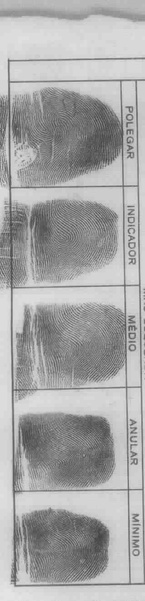
#> input picture Cut_Biometry_unificando/cutted_colums_raw/Ficha1_colum1_5.jpg, 145 x 601 px, shrunk from 319 x 1323 before the run
$ python -i Colum_Filter.py   (imports and definitions only)
#> lines starting #> are read from the running program, lines starting #| are printed output that depends on the picture; after the words box and inside, x2 and y2 are one past the last pixel; in counts of white or black regions, pixels touching at a corner belong together
import cv2
import numpy as np
import os
from glob import glob
from matplotlib import pyplot as plt

# Diretório com as imagens
input_dir = "cutted_colums_raw"

# Lista de imagens enviadas
image_paths = sorted(glob(os.path.join(input_dir, "*.jpg")))

# Filtro potente e refinado para realçar digitais
def enhance_fingerprints(image_path, output_path):
    # Carregar imagem
#> called with image_path = 'cutted_colums_raw/Ficha1_colum1_5.jpg', output_path = 'out.png'
    img = cv2.imread(image_path)
#> img is the input picture: shape (601, 145, 3); min 66, max 229, mean 166.9
    if img is None:
        print(f"Erro ao ler imagem: {image_path}")
        return

    gray = cv2.cvtColor(img, cv2.COLOR_BGR2GRAY)

    # Binarização adaptativa para melhor definição das digitais
    thresh = cv2.adaptiveThreshold(gray, 255, cv2.ADAPTIVE_THRESH_GAUSSIAN_C,
                                   cv2.THRESH_BINARY_INV, 41, 8)
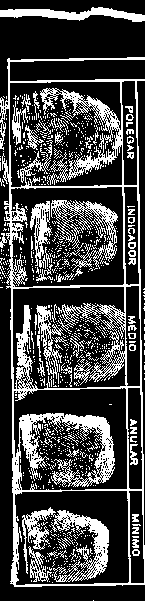
#> thresh: shape (601, 145); 27.5% white in thin lines or dots

    # Kernel para linhas verticais e horizontais
    vertical_kernel = cv2.getStructuringElement(cv2.MORPH_RECT, (1, 25))
    horizontal_kernel = cv2.getStructuringElement(cv2.MORPH_RECT, (25, 1))

    # Detectar linhas
    vertical_lines = cv2.morphologyEx(thresh, cv2.MORPH_OPEN, vertical_kernel)
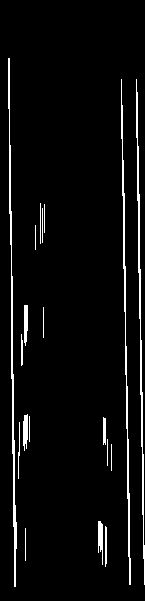
#> vertical_lines: shape (601, 145); 4.5% white in thin lines or dots, all inside (x1, y1, x2, y2) = (8, 58, 145, 587)
    horizontal_lines = cv2.morphologyEx(thresh, cv2.MORPH_OPEN, horizontal_kernel)
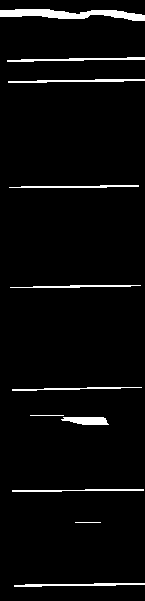
#> horizontal_lines: shape (601, 145); 3.7% white; 11 white regions, largest, box (x1, y1, x2, y2) and area: (0, 9, 145, 21) 989, (7, 57, 145, 62) 322, (8, 79, 145, 83) 313

    # Combinar linhas verticais e horizontais
    all_lines = cv2.bitwise_or(vertical_lines, horizontal_lines)
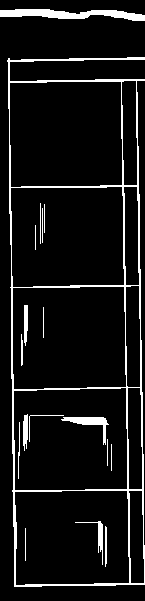
#> all_lines: shape (601, 145); 8.1% white; 18 white regions, largest, box (x1, y1, x2, y2) and area: (7, 57, 145, 587) 4739, (0, 9, 145, 21) 989, (61, 417, 109, 445) 360

    # Remover linhas combinadas da imagem binarizada
    fingerprints_only = cv2.bitwise_and(thresh, cv2.bitwise_not(all_lines))
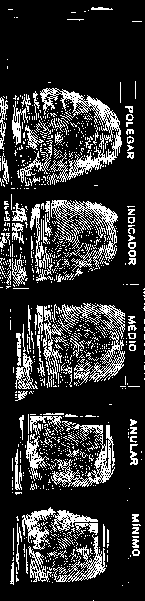
#> fingerprints_only: shape (601, 145); 19.4% white in thin lines or dots

    # Remover pequenos ruídos
    kernel_small = cv2.getStructuringElement(cv2.MORPH_ELLIPSE, (3, 3))
    fingerprints_only = cv2.morphologyEx(fingerprints_only, cv2.MORPH_OPEN, kernel_small)
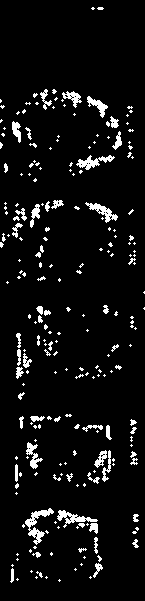
#> fingerprints_only: shape (601, 145); 6.1% white; 232 white regions (171 under 20 px), largest, box (x1, y1, x2, y2) and area: (25, 508, 54, 545) 335, (57, 510, 98, 528) 247, (76, 155, 115, 170) 236

    # Dilatação final para destacar digitais
    kernel_dilate = cv2.getStructuringElement(cv2.MORPH_ELLIPSE, (6, 6))
    fingerprints_only = cv2.dilate(fingerprints_only, kernel_dilate, iterations=1)
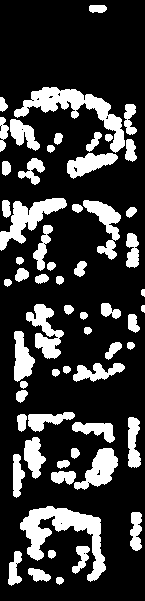
#> fingerprints_only: shape (601, 145); 22.3% white; 61 white regions, largest, box (x1, y1, x2, y2) and area: (20, 506, 106, 582) 2313, (14, 87, 125, 153) 2053, (0, 198, 67, 251) 1307

    # Salvar resultado
    cv2.imwrite(output_path, fingerprints_only)
    return fingerprints_only


# [7 lines of commented-out code are left out]

>>> result = enhance_fingerprints('cutted_colums_raw/Ficha1_colum1_5.jpg', 'out.png')

$ run again, on Cut_Biometry_unificando/cutted_colums_raw/Ficha2_colum1_5.jpg
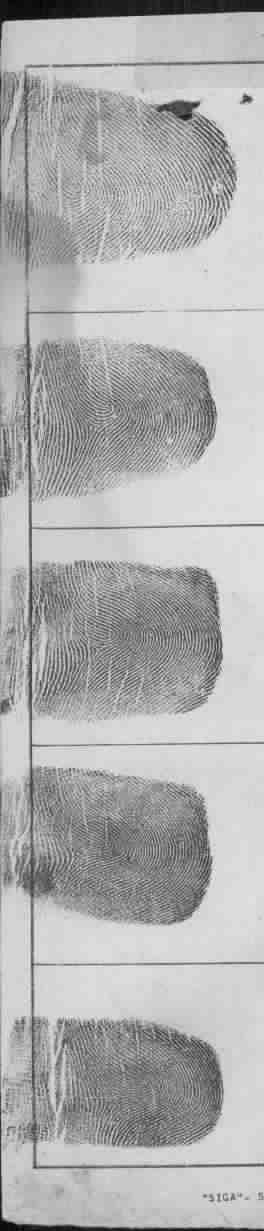
#> input picture Cut_Biometry_unificando/cutted_colums_raw/Ficha2_colum1_5.jpg, 264 x 1231 px
#> in enhance_fingerprints, img is the input picture: shape (1231, 264, 3); min 0, max 252, mean 176.7
#> in enhance_fingerprints, `thresh = cv2.adaptiveThreshold(gray, 255, cv2.ADAPTIVE_THRESH_GAUSSIAN..`:
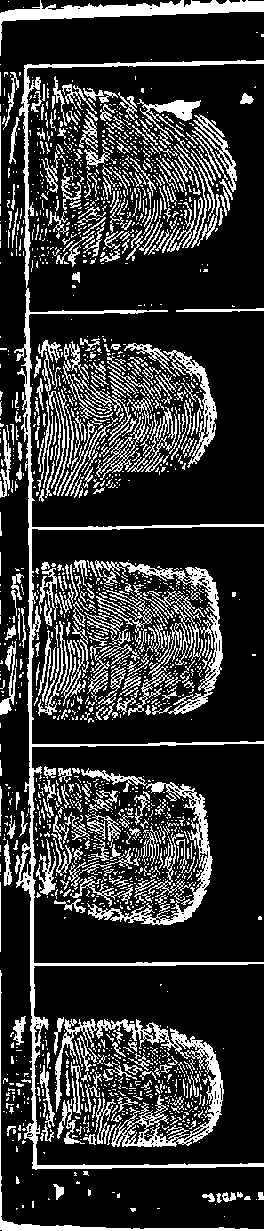
#> thresh: shape (1231, 264); 20.8% white; 2050 white regions (1618 under 20 px), largest, box (x1, y1, x2, y2) and area: (14, 60, 264, 1170) 9584, (96, 1019, 224, 1147) 3350, (0, 0, 264, 56) 3047
#> vertical_lines: shape (1231, 264); 1.8% white; 44 white regions (2 under 20 px), largest, box (x1, y1, x2, y2) and area: (24, 65, 36, 1170) 3381, (0, 970, 1, 1230) 260, (201, 795, 207, 855) 214
#> horizontal_lines: shape (1231, 264); 2.5% white; 11 white regions, largest, box (x1, y1, x2, y2) and area: (0, 1, 264, 21) 2649, (0, 1222, 264, 1231) 1019, (32, 1163, 264, 1169) 819
#> all_lines: shape (1231, 264); 4.3% white; 42 white regions, largest, box (x1, y1, x2, y2) and area: (24, 61, 264, 1170) 7248, (0, 0, 264, 56) 2735, (0, 970, 264, 1231) 1271
#> in enhance_fingerprints, `fingerprints_only = cv2.dilate(fingerprints_only, kernel_dilate, itera..`:
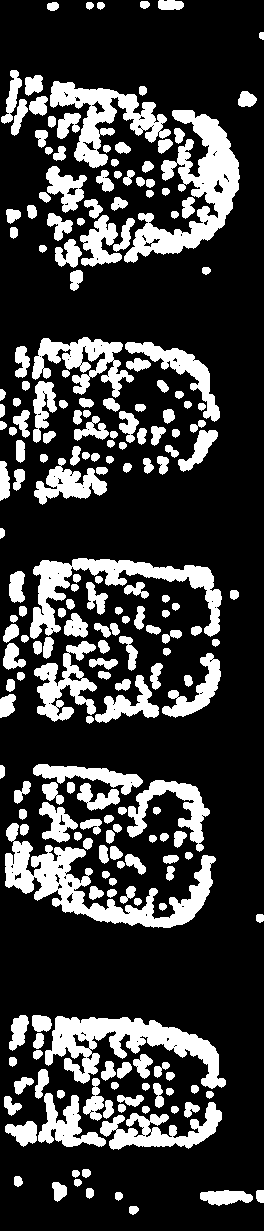
#> fingerprints_only: shape (1231, 264); 23.5% white; 222 white regions, largest, box (x1, y1, x2, y2) and area: (5, 823, 216, 928) 6384, (124, 110, 240, 263) 6341, (45, 1016, 226, 1089) 5347

$ run again, on Cut_Biometry_unificando/cutted_colums_raw/Ficha3_1_colum2_10.jpg
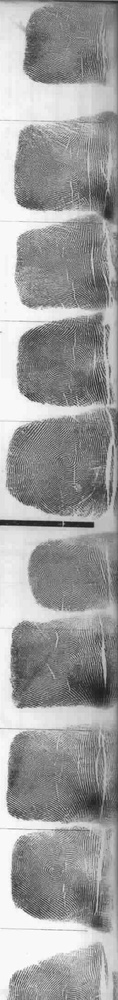
#> input picture Cut_Biometry_unificando/cutted_colums_raw/Ficha3_1_colum2_10.jpg, 118 x 1000 px, shrunk from 260 x 2200 before the run
#> in enhance_fingerprints, img is the input picture: shape (1000, 118, 3); min 26, max 255, mean 157.9
#> thresh: shape (1000, 118); 30.8% white; 1569 white regions (1461 under 20 px), largest, box (x1, y1, x2, y2) and area: (6, 415, 111, 517) 3262, (10, 619, 115, 709) 3136, (17, 313, 108, 407) 3033
#> vertical_lines: shape (1000, 118); 2.3% white; 37 white regions (1 under 20 px), largest, box (x1, y1, x2, y2) and area: (12, 627, 19, 703) 325, (8, 737, 16, 812) 325, (12, 848, 17, 903) 235
#> horizontal_lines: shape (1000, 118); 1.7% white; 25 white regions (2 under 20 px), largest, box (x1, y1, x2, y2) and area: (0, 520, 94, 527) 531, (19, 204, 64, 209) 164, (51, 0, 118, 4) 145
#> all_lines: shape (1000, 118); 4% white; 60 white regions (3 under 20 px), largest, box (x1, y1, x2, y2) and area: (0, 520, 94, 527) 531, (12, 627, 19, 703) 325, (8, 737, 16, 812) 325
#> in enhance_fingerprints, `fingerprints_only = cv2.dilate(fingerprints_only, kernel_dilate, itera..`:
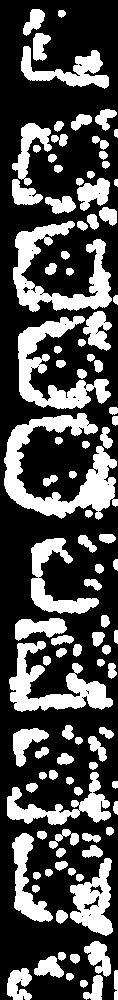
#> fingerprints_only: shape (1000, 118); 31.3% white; 105 white regions, largest, box (x1, y1, x2, y2) and area: (4, 413, 118, 520) 4645, (13, 221, 112, 312) 3474, (18, 316, 111, 409) 3129
